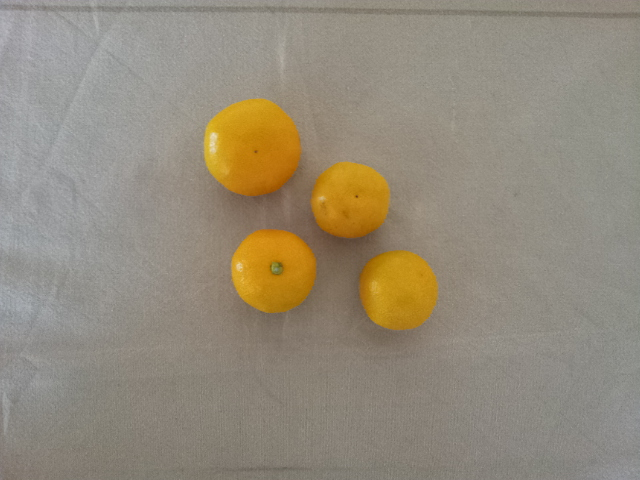
#> input picture teorija/images/20121021_160926.jpg, 640 x 480 px
$ jupyter execute --allow-errors Soft-DCT.ipynb   (shell and % lines are left out)   (Python 2 division)   (older library calls are emulated)
#> lines starting #> are read from the running program, lines starting #| are printed output that depends on the picture
#DCT(Diskretna kosinusna transformacija)

Matematički opisi i ilustracije Diskretne kosinusne transformacije zajedno sa idejom koja se koristi u JPEG kompresiji.

## Linearna algebra u 2D prostoru

Vektor - lista brojeva - realni koeficient u vremenskom domenu.

$$  f_0 \left[ \begin{array}{c}  1 \\ 0  \end{array} \right] + f_1 \left[ \begin{array}{c}  0 \\ 1  \end{array} \right] $$

Korišćenjem drugih koeficienata i druge baze moguće je predstaviti isti vektor.

$$  G_0 \frac{1}{\sqrt{2}} \left[ \begin{array}{c}  1 \\ 1  \end{array} \right] +
G_1 \frac{1}{\sqrt{2}} \left[ \begin{array}{c}  1 \\ -1  \end{array} \right] $$

(sqrt(2) koristi se za normalizaciju baznih vektora)

Transformacija vektora <b>f</b> u <b>G</b> je DCT (Diskretna kosinusna transformacija).
Transformacija orginalnog vektora $(f_0, f_1)$ u vektor visokih i niskih frekvencija $(G_0, G_1)$.

[cell 1]

import math
import numpy as np
from math import sqrt as sqrt

import matplotlib.pyplot as plt

basis = [1/sqrt(2) * np.array([1, 1]), 1/sqrt(2) * np.array([1, -1])]

[cell 2]
fig = plt.figure()

a=fig.add_subplot(121)
b0 = np.array([basis[0], basis[0]])
im = plt.imshow(b0)

a=fig.add_subplot(122)
b1 = np.array([basis[1], basis[1]])
im = plt.imshow(b1)
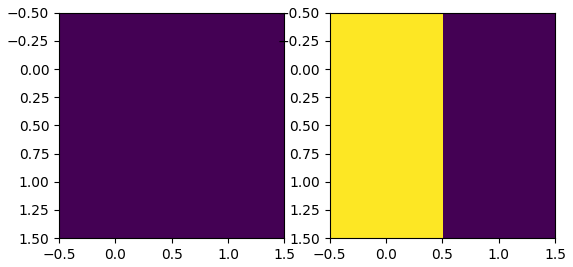
#> figure drawn by matplotlib, 2 panels

[cell 3]
print basis[0]
print basis[1]

### Pitanje 1

Ako je  $f_0 = 3$ i $f_1 = 5$, Koje su vrednosti sa G?

### Transformacija

$$
f_0 \left[ \begin{array}{c}  1 \\ 0  \end{array} \right] + f_1 \left[ \begin{array}{c}  0 \\ 1  \end{array} \right] =
\left[ \begin{array}{c}  f_0 \\ f_1  \end{array} \right] =
G_0 \frac{1}{\sqrt{2}} \left[ \begin{array}{c}  1 \\ 1  \end{array} \right] +
G_1 \frac{1}{\sqrt{2}} \left[ \begin{array}{c}  1 \\ -1  \end{array} \right] =
\frac{1}{\sqrt{2}} \left[ \begin{array}{cc}  1 & 1 \\ 1 & -1  \end{array} \right]
\left[ \begin{array}{c} G_0 \\ G_1  \end{array} \right]
$$

### 2D umesto 1D
Ista ideja može da se primeni na 2D slike umesto na 1D vektore,
tako što se primeni 1D transformacija za svaku vrstu i kolonu slike.

Baza vektora za N=2 su vektorski proizvodi 1D baznih vektora.
Od najmanjih (0,0) do najviših (1,1) prostornih frekvencija bazni vektori-matrice su:

[cell 4]
fig = plt.figure()

bb = np.outer(basis[0], basis[0])
a=fig.add_subplot(221)
im = plt.imshow(bb)

bb = np.outer(basis[0], basis[1])
a=fig.add_subplot(222)
im = plt.imshow(bb)

bb = np.outer(basis[1], basis[0])
a=fig.add_subplot(223)
im = plt.imshow(bb)

bb = np.outer(basis[1], basis[1])
a=fig.add_subplot(224)
im = plt.imshow(bb)

fig.subplots_adjust(right=0.8)
cbar_ax = fig.add_axes([0.85, 0.15, 0.05, 0.7])
fig.colorbar(im, cbar_ax)
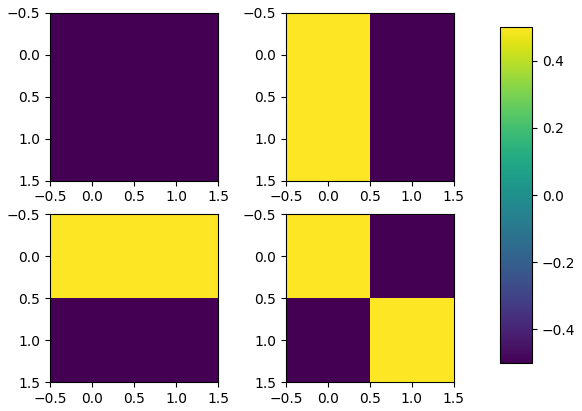
#> figure drawn by matplotlib, 5 panels

#MNIST primer

[cell 5]
from sklearn.datasets import fetch_mldata
from scipy.fftpack import dct, idct

#> (the rest of this cell did not finish here and is left out)

[cell 6]
imgN = 4000
#> (the rest of this cell did not finish here and is left out)

#> (a cell that did not finish here is left out)

#> (a cell that did not finish here is left out)

#> (a cell that did not finish here is left out)

#> (a cell that did not finish here is left out)

#> (a cell that did not finish here is left out)

[cell 12]
from skimage.io import imread
img = imread('images/20121021_160926.jpg')
#> img is the input picture: shape (480, 640, 3); mean R, G, B 147.9, 139, 122.6
plt.imshow(img)
plt.show()
(h,w, c) = img.shape
#> h = 480; w = 640; c = 3

[cell 13]
colorB = 2
img = img/255.
imgf = dct(dct(img[:,:,colorB], axis=0), axis=1)

plt.imshow(imgf[:10, :10])
plt.show()
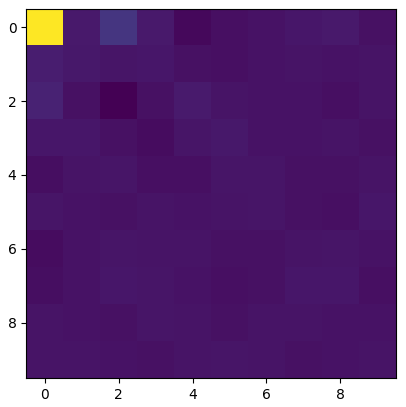
#> figure drawn by matplotlib, 1 panel

[cell 14]
plt.imshow(imgf[:20, :20])
plt.show()
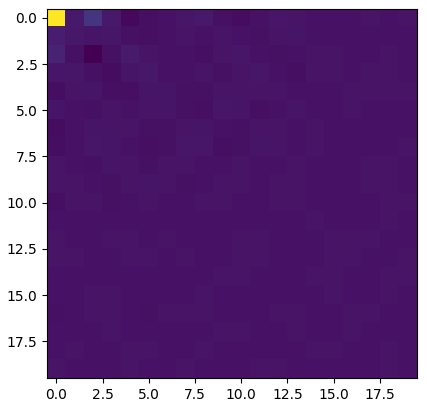
#> figure drawn by matplotlib, 1 panel

[cell 15]
imgf[:, 100:] = 0
imgf[100:, :] = 0
#> imgf: shape (480, 640) float64; min -31281, max 590657.7, mean 2.3

img = idct(idct(imgf.T).T)
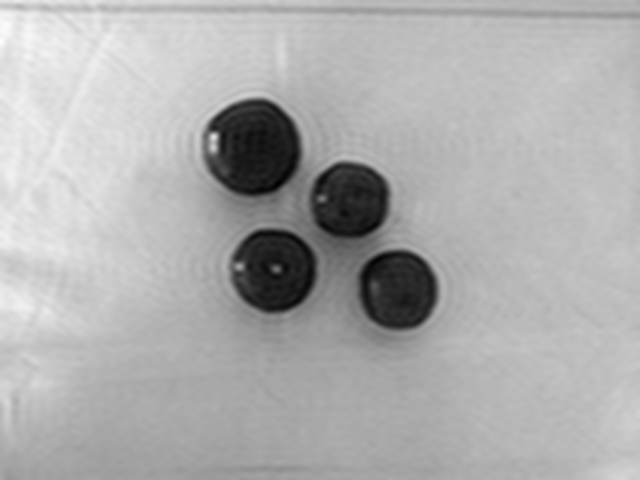
#> img: shape (480, 640) float64; min -33549.6, max 878543.9, mean 590657.7; drawn with min black and max white

plt.imshow(img, cmap="Greys")
plt.show()

[cell 16]
blokSize = 8
img = imread('images/20121021_160926.jpg')
imgFB = np.zeros((h,w), np.float)
for j in range(0, w-blokSize, blokSize):
    for i in range(0, h-blokSize, blokSize):
        try:
            imgB = img[i:i+blokSize, j:j+blokSize, colorB]
            imgB = imgB/255.
            imgf = dct(dct(imgB, axis=0), axis=1)
            imgf[:, 5:] = 0
            imgf[5:, :] = 0
            imgFB[i:i+blokSize,j:j+blokSize] = imgf
        except:
            pass
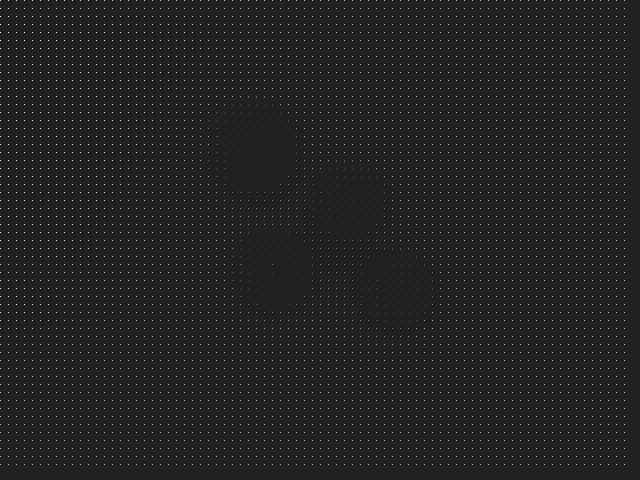
#> imgFB: shape (480, 640) float64; min -27.39, max 178.9, mean 1.9; drawn with min black and max white

plt.imshow(imgFB[:2*blokSize, :2*blokSize])
plt.show()
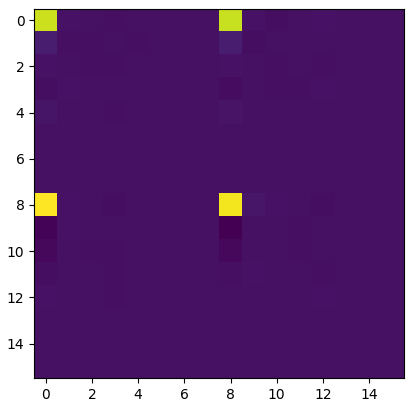
#> figure drawn by matplotlib, 1 panel

[cell 17]
plt.imshow(imgFB)
plt.show()

[cell 18]
imgIFB = np.zeros((h,w), np.float)
for j in range(0, w, blokSize):
    for i in range(0, h, blokSize):
        try:
            imgB = imgFB[i:i+blokSize,j:j+blokSize]
            imgf = idct(idct(imgB.T).T)
            imgIFB[i:i+blokSize, j:j+blokSize] = imgf
        except:
            pass
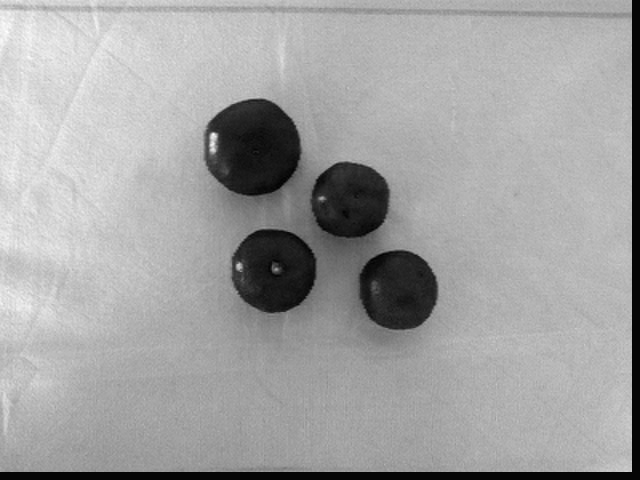
#> imgIFB: shape (480, 640) float64; min -4.01, max 189.2, mean 119.4; drawn with min black and max white

plt.imshow(imgIFB, cmap="Greys")
plt.show()
